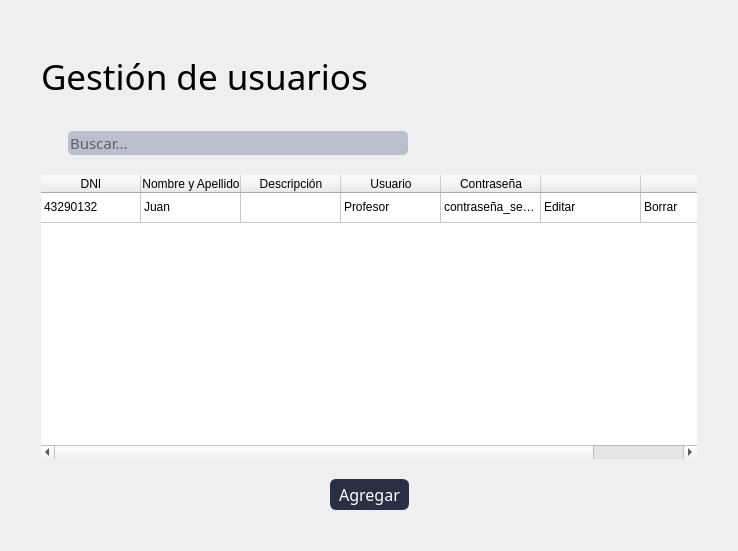
<?xml version="1.0" encoding="UTF-8"?>
<ui version="4.0">
 <class>Form</class>
 <widget class="QWidget" name="Form">
  <property name="geometry">
   <rect>
    <x>0</x>
    <y>0</y>
    <width>738</width>
    <height>551</height>
   </rect>
  </property>
  <property name="windowTitle">
   <string>Form</string>
  </property>
  <property name="styleSheet">
   <string notr="true">*{
    font-family: 'Oswald', sans-serif;
    font-weight: 400;
}

QMenuBar{
    background-color: #293045;
    padding: 0;    
    font-size: 14px;
    color:white;
}

QMenuBar:item{
    padding: 17px;
    border-radius: 10px;

}

QMenuBar:item:selected{
    background-color: #768AC5;
    color:black;
    border-radius: 5px;
    margin: 10px;
    
    

}

QMenu{
    background-color: #293045;

    color: white;
}

QMenu:item{
    padding: 5px;
    border-radius: 5px;
}

QMenu:item:selected{
    background-color: #768AC5;
    color:white;

}
Qmenu#icon{
   icon:size 40px; 
    
}


QRadioButton:indicator{
    border-style: solid;
    border-color:  #293045;
    border-radius: 6%;
    border-width:  2px;
    background-color: #BABFCE;
}
QRadioButton::indicator:checked{
    background-color: #768AC5;
}

#label{
    font-size: 35px;
}

#usuariosLabel{
    font-size: 14px;
}

#contraseALabel{
    font-size: 14px;
}

#usuariosLineEdit{
    width: 170px;
    height: 20px;
    border-radius: 10px;
}

#passwordLineEdit{
    width: 170px;
    height: 20px;
    border-radius: 10px;
}

#labelprofesores{
    font-size: 26px;
}

QLineEdit{
    border-radius: 5px;
    background-color: #BABFCE;
    
}

#title{
    width: 100px;
    height: 200px;
}



QPushButton{
    border-color:#293045;
    border-style: solid;
    border-width: 1px;
    border-radius: 6px;
    background-color: #293045;
    color:#ffffff;
    padding: 3px 8px;

}
QPushButton:hover{
    background-color:#768AC5;
    color:#293045;
}
QPushButton:pressed {
    background-color: #293045;

}

#pushButton_5{
    padding: 10px;
    background-color: #768AC5;
    border-radius: 15%;
}

</string>
  </property>
  <layout class="QHBoxLayout" name="horizontalLayout_3">
   <item>
    <layout class="QVBoxLayout" name="verticalLayout">
     <property name="spacing">
      <number>20</number>
     </property>
     <property name="leftMargin">
      <number>30</number>
     </property>
     <property name="topMargin">
      <number>30</number>
     </property>
     <property name="rightMargin">
      <number>30</number>
     </property>
     <property name="bottomMargin">
      <number>30</number>
     </property>
     <item>
      <widget class="QLabel" name="label">
       <property name="sizePolicy">
        <sizepolicy hsizetype="Fixed" vsizetype="Fixed">
         <horstretch>0</horstretch>
         <verstretch>0</verstretch>
        </sizepolicy>
       </property>
       <property name="minimumSize">
        <size>
         <width>0</width>
         <height>70</height>
        </size>
       </property>
       <property name="font">
        <font>
         <family>Oswald</family>
         <bold>false</bold>
        </font>
       </property>
       <property name="text">
        <string>Gestión de usuarios</string>
       </property>
      </widget>
     </item>
     <item>
      <layout class="QHBoxLayout" name="horizontalLayout_2">
       <item>
        <widget class="QLabel" name="label_2">
         <property name="sizePolicy">
          <sizepolicy hsizetype="Fixed" vsizetype="Fixed">
           <horstretch>0</horstretch>
           <verstretch>0</verstretch>
          </sizepolicy>
         </property>
         <property name="text">
          <string/>
         </property>
         <property name="pixmap">
          <pixmap>lupa.png</pixmap>
         </property>
        </widget>
       </item>
       <item>
        <widget class="QLineEdit" name="lineEdit">
         <property name="sizePolicy">
          <sizepolicy hsizetype="Maximum" vsizetype="Fixed">
           <horstretch>0</horstretch>
           <verstretch>0</verstretch>
          </sizepolicy>
         </property>
         <property name="minimumSize">
          <size>
           <width>340</width>
           <height>0</height>
          </size>
         </property>
         <property name="font">
          <font>
           <family>Oswald</family>
           <pointsize>11</pointsize>
           <bold>false</bold>
          </font>
         </property>
         <property name="styleSheet">
          <string notr="true"/>
         </property>
         <property name="placeholderText">
          <string>Buscar...</string>
         </property>
        </widget>
       </item>
       <item>
        <spacer name="horizontalSpacer_2">
         <property name="orientation">
          <enum>Qt::Horizontal</enum>
         </property>
         <property name="sizeHint" stdset="0">
          <size>
           <width>40</width>
           <height>20</height>
          </size>
         </property>
        </spacer>
       </item>
      </layout>
     </item>
     <item>
      <widget class="QTableWidget" name="tableWidget">
       <property name="sizePolicy">
        <sizepolicy hsizetype="Expanding" vsizetype="Expanding">
         <horstretch>0</horstretch>
         <verstretch>0</verstretch>
        </sizepolicy>
       </property>
       <property name="frameShape">
        <enum>QFrame::NoFrame</enum>
       </property>
       <property name="frameShadow">
        <enum>QFrame::Plain</enum>
       </property>
       <property name="sortingEnabled">
        <bool>true</bool>
       </property>
       <attribute name="verticalHeaderVisible">
        <bool>false</bool>
       </attribute>
       <row>
        <property name="text">
         <string/>
        </property>
       </row>
       <column>
        <property name="text">
         <string>DNI</string>
        </property>
       </column>
       <column>
        <property name="text">
         <string>Nombre y Apellido</string>
        </property>
       </column>
       <column>
        <property name="text">
         <string>Descripción</string>
        </property>
       </column>
       <column>
        <property name="text">
         <string>Usuario</string>
        </property>
       </column>
       <column>
        <property name="text">
         <string>Contraseña</string>
        </property>
       </column>
       <column>
        <property name="text">
         <string/>
        </property>
       </column>
       <column>
        <property name="text">
         <string/>
        </property>
       </column>
       <item row="0" column="0">
        <property name="text">
         <string>43290132</string>
        </property>
       </item>
       <item row="0" column="1">
        <property name="text">
         <string>Juan </string>
        </property>
       </item>
       <item row="0" column="3">
        <property name="text">
         <string>Profesor</string>
        </property>
       </item>
       <item row="0" column="4">
        <property name="text">
         <string>contraseña_segura</string>
        </property>
       </item>
       <item row="0" column="5">
        <property name="text">
         <string>Editar</string>
        </property>
       </item>
       <item row="0" column="6">
        <property name="text">
         <string>Borrar</string>
        </property>
       </item>
      </widget>
     </item>
     <item>
      <layout class="QHBoxLayout" name="horizontalLayout">
       <property name="leftMargin">
        <number>60</number>
       </property>
       <property name="rightMargin">
        <number>60</number>
       </property>
       <item>
        <spacer name="horizontalSpacer">
         <property name="orientation">
          <enum>Qt::Horizontal</enum>
         </property>
         <property name="sizeHint" stdset="0">
          <size>
           <width>40</width>
           <height>20</height>
          </size>
         </property>
        </spacer>
       </item>
       <item>
        <widget class="QPushButton" name="pushButton_2">
         <property name="font">
          <font>
           <family>Oswald</family>
           <pointsize>12</pointsize>
           <bold>false</bold>
          </font>
         </property>
         <property name="styleSheet">
          <string notr="true"/>
         </property>
         <property name="text">
          <string>Agregar</string>
         </property>
        </widget>
       </item>
       <item>
        <spacer name="horizontalSpacer_3">
         <property name="orientation">
          <enum>Qt::Horizontal</enum>
         </property>
         <property name="sizeHint" stdset="0">
          <size>
           <width>40</width>
           <height>20</height>
          </size>
         </property>
        </spacer>
       </item>
      </layout>
     </item>
    </layout>
   </item>
  </layout>
 </widget>
 <resources/>
 <connections/>
</ui>
